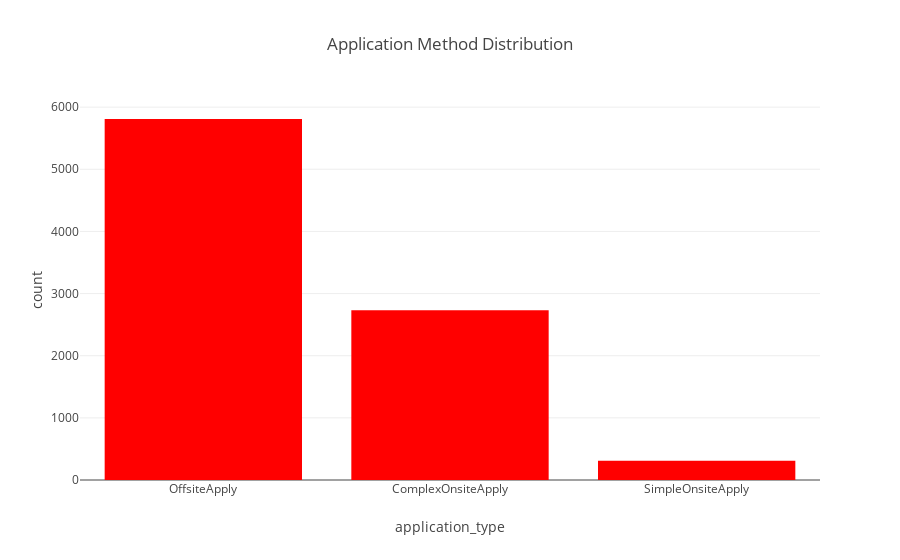

The code cell stored with this chart in its notebook:
### Markdown cell above
#### Application Method Distribution

### Code cell
fig= px.histogram(jobs_2, x= 'application_type', title='Application Method Distribution')
fig.update_traces(marker_color= 'red') # Set the bar color to red
fig.show()

### Figure 1 — Plotly figure (JSON) as saved in the notebook; plotly's stock layout.template omitted (floating-point values rounded to 4 significant figures; data arrays with more than 128 entries replaced by an {"elided": "..."} marker saying what was removed)
{"data": [{"alignmentgroup": "True", "bingroup": "x", "hovertemplate": "application_type=%{x}<br>count=%{y}<extra></extra>", "legendgroup": "", "marker": {"color": "red", "pattern": {"shape": ""}}, "name": "", "offsetgroup": "", "orientation": "v", "showlegend": false, "type": "histogram", "x": {"elided": "8852 str values"}, "xaxis": "x", "yaxis": "y"}], "layout": {"barmode": "relative", "legend": {"tracegroupgap": 0}, "title": {"text": "Application Method Distribution"}, "xaxis": {"anchor": "y", "domain": [0, 1], "title": {"text": "application_type"}}, "yaxis": {"anchor": "x", "domain": [0, 1], "title": {"text": "count"}}}}
